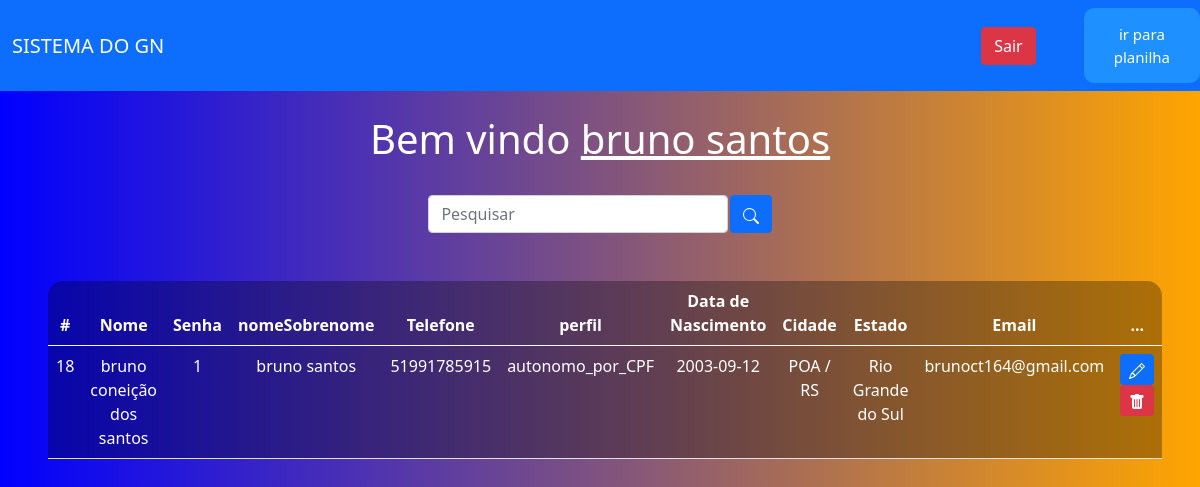
Page /sistema.php (signed in) on the committed database.
### tables this page shows
CREATE TABLE `usuarios` (
  `id` int(11) NOT NULL,
  `nome` varchar(45) NOT NULL,
  `senha` varchar(45) NOT NULL,
  `email` varchar(100) NOT NULL,
  `perfil` varchar(45) NOT NULL,
  `telefone` varchar(20) NOT NULL,
  `data_nasc` date NOT NULL,
  `cidade` varchar(45) NOT NULL,
  `estado` varchar(45) NOT NULL,
  `nomeSobrenome` varchar(45) NOT NULL,
  `endereco` varchar(100) NOT NULL
);

### sistema.php (the view, shortened to what this page needs)
<?php
    include_once('config.php');
    $logado = $_SESSION['nomeSobrenome'];
    if(!empty($_GET['search']))
    {
        $data = $_GET['search'];
        $sql = "SELECT * FROM usuarios WHERE id LIKE '%$data%' or nome LIKE '%$data%' or nomeSobrenome LIKE '%$data%' ORDER BY id DESC";
    }
    else
    {
        $sql = "SELECT * FROM usuarios ORDER BY id DESC";
    }
    $result = $conexao->query($sql);
?>
<!DOCTYPE html>
<html lang="en">
<head>
    <link href="https://cdn.jsdelivr.net/npm/bootstrap@5.0.2/dist/css/bootstrap.min.css" rel="stylesheet">
</head>
<body>
    <nav class="navbar navbar-expand-lg navbar-dark bg-primary">
        <div class="container-fluid">
            <a class="navbar-brand" href="#">SISTEMA DO GN</a>
        </div>
        <div class="d-flex">
            <a href="sair.php" class="btn btn-danger me-5">Sair</a>
        </div>
        <button>ir para planilha</button></a></body>
    <br>
    <?php
        echo "<h1>Bem vindo <u>$logado</u></h1>";
    ?>
    <br>
    <div class="box-search">
        <input type="search" class="form-control w-25" placeholder="Pesquisar" id="pesquisar">
        <button onclick="searchData()" class="btn btn-primary">
        </button>
    </div>
    <div class="m-5">
        <table class="table text-white table-bg">
            <thead>
                <tr>
                    <th scope="col">#</th>
                    <th scope="col">Nome</th>
                    <th scope="col">Senha</th>
                    <th scope="col">nomeSobrenome</th>
                    <th scope="col">Telefone</th>
                    <th scope="col">perfil</th>
                    <th scope="col">Data de Nascimento</th>
                    <th scope="col">Cidade</th>
                    <th scope="col">Estado</th>
                    <th scope="col">Email</th>
                    <th scope="col">...</th>
                </tr>
            </thead>
            <tbody>
                <?php
                    while($user_data = mysqli_fetch_assoc($result)) {
                        echo "<tr>";
                        echo "<td>".$user_data['id']."</td>";
                        echo "<td>".$user_data['nome']."</td>";
                        echo "<td>".$user_data['senha']."</td>";
                        echo "<td>".$user_data['nomeSobrenome']."</td>";
                        echo "<td>".$user_data['telefone']."</td>";
                        echo "<td>".$user_data['perfil']."</td>";
                        echo "<td>".$user_data['data_nasc']."</td>";
                        echo "<td>".$user_data['cidade']."</td>";
                        echo "<td>".$user_data['estado']."</td>";
                        echo "<td>".$user_data['email']."</td>";
                        echo "<td>
                        <a class='btn btn-sm btn-primary' href='edit.php?id=$user_data[id]' title='Editar'>
                            <svg xmlns='http://www.w3.org/2000/svg' width='16' height='16' fill='currentColor' class='bi bi-pencil' viewBox='0 0 16 16'>
                                <path d='M12.146.146a.5.5 0 0 1 .708 0l3 3a.5.5 0 0 1 0 .708l-10 10a.5.5 0 0 1-.168.11l-5 2a.5.5 0 0 1-.65-.65l2-5a.5.5 0 0 1 .11-.168l10-10zM11.207 2.5 13.5 4.793 14.793 3.5 12.5 1.207 11.207 2.5zm1.586 3L10.5 3.207 4 9.707V10h.5a.5.5 0 0 1 .5.5v.5h.5a.5.5 0 0 1 .5.5v.5h.293l6.5-6.5zm-9.761 5.175-.106.106-1.528 3.821 3.821-1.528.106-.106A.5.5 0 0 1 5 12.5V12h-.5a.5.5 0 0 1-.5-.5V11h-.5a.5.5 0 0 1-.468-.325z'/>
                            </svg>
                            </a>
                            <a class='btn btn-sm btn-danger' href='delete.php?id=$user_data[id]' title='Deletar'>
                                <svg xmlns='http://www.w3.org/2000/svg' width='16' height='16' fill='currentColor' class='bi bi-trash-fill' viewBox='0 0 16 16'>
                                    <path d='M2.5 1a1 1 0 0 0-1 1v1a1 1 0 0 0 1 1H3v9a2 2 0 0 0 2 2h6a2 2 0 0 0 2-2V4h.5a1 1 0 0 0 1-1V2a1 1 0 0 0-1-1H10a1 1 0 0 0-1-1H7a1 1 0 0 0-1 1H2.5zm3 4a.5.5 0 0 1 .5.5v7a.5.5 0 0 1-1 0v-7a.5.5 0 0 1 .5-.5zM8 5a.5.5 0 0 1 .5.5v7a.5.5 0 0 1-1 0v-7A.5.5 0 0 1 8 5zm3 .5v7a.5.5 0 0 1-1 0v-7a.5.5 0 0 1 1 0z'/>
                                </svg>
                            </a>
                            </td>";
                        echo "</tr>";
                    }
                    ?>
            </tbody>
        </table>
    </div>
</body>
</html>

### sistema.php (style rules this page uses)
body { background: linear-gradient(to right, rgb(0,0,255), rgb(255,165,0)); color: white; text-align: center; }
.table-bg { background: rgba(0, 0, 0, 0.3); border-radius: 15px 15px 0 0; }
.box-search { display: flex; justify-content: center; gap: .1%; }
button { background-color: dodgerblue; border: none; padding: 15px; border-radius: 10px; color: white; font-size: 15px; }

### rows in the picture
usuarios: id "18", nome "bruno coneição dos santos", senha "1", nomeSobrenome "bruno santos", telefone "51991785915", perfil "autonomo_por_CPF", data_nasc "2003-09-12", cidade "POA / RS", estado "Rio Grande do Sul", email "brunoct164@gmail.com"

### other values in the picture
$logado "bruno santos"
